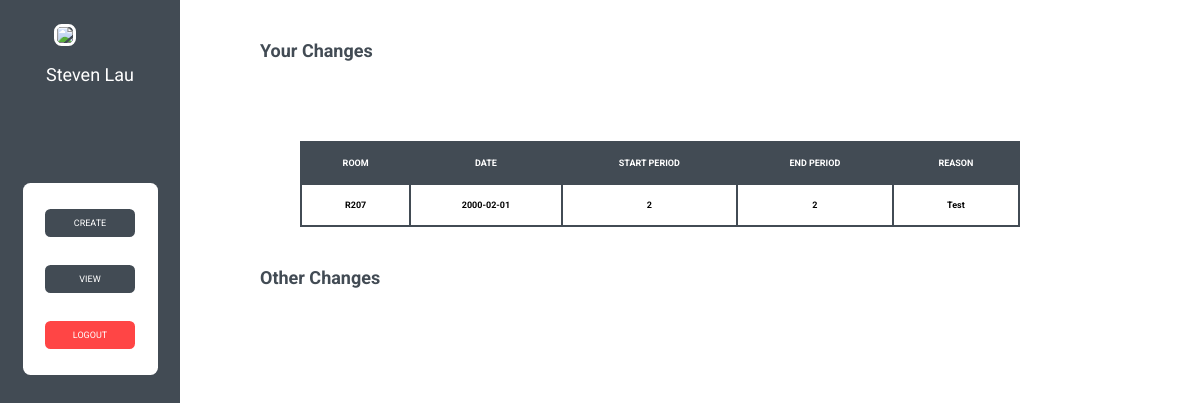
The page /view (signed in) on the database as committed earlier.
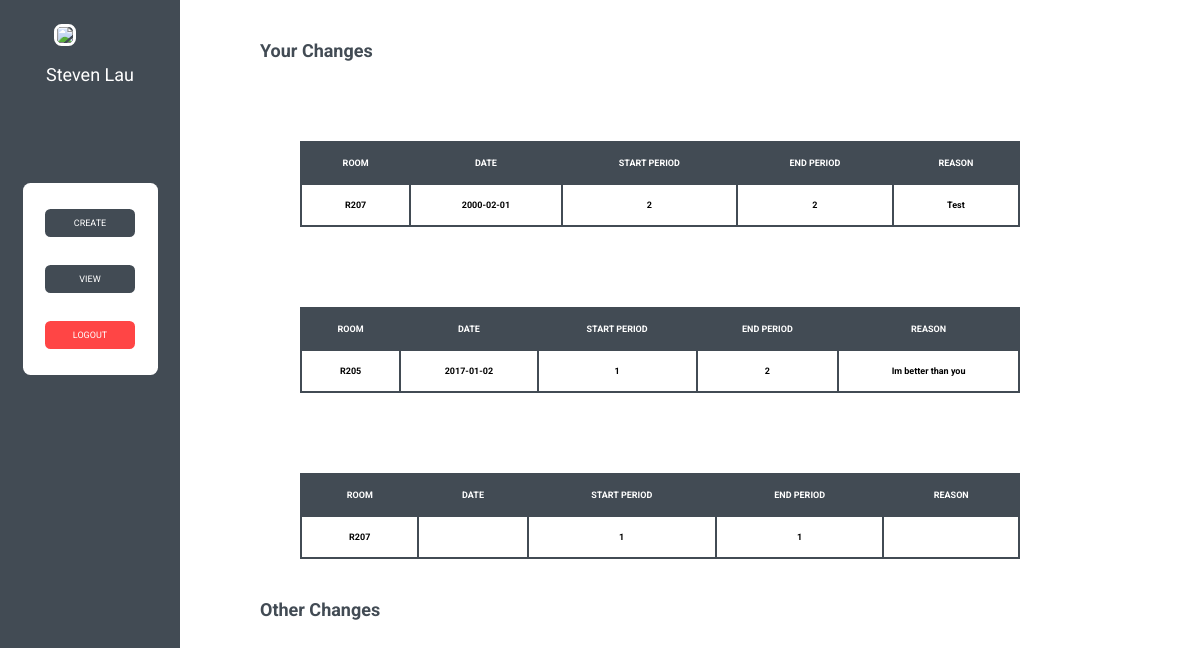
The same page on the database as committed later.
### tables this page shows
CREATE TABLE "CHANGES" (
	`room`	TEXT,
	`day`	TEXT NOT NULL,
	`startPeriod`	INTEGER NOT NULL,
	`endPeriod`	INTEGER NOT NULL,
	`changedTeacherID`	TEXT NOT NULL,
	`reason`	TEXT NOT NULL,
	`teacherID`	TEXT
);

### main.py (the view)
@app.route('/view', methods=['GET', 'POST'])
@loginRequired
def viewChanges():
    if request.method == "POST":
        buttonRequest = request.form['button']
        if buttonRequest == "view":
            return redirect("/view")
        elif buttonRequest == "create":
            return redirect("/home")
        elif buttonRequest == "logout":
            session.pop("userEmail", None)
            return redirect("/login")
    elif request.method == "GET":
        databaseCollection = database.execute("SELECT room, day, startPeriod, endPeriod, reason FROM CHANGES WHERE changedTeacherID = ?", (findStaffInfo()['name'],)).fetchall()
        databaseCollection1 = database.execute("SELECT room, day, startPeriod, endPeriod, reason, changedTeacherID FROM CHANGES WHERE teacherID = ?", (findStaffInfo()['name'],)).fetchall()
        return render_template('view.html', yourChanges=databaseCollection, changes=databaseCollection1, staffUser=findStaffInfo())

### main.py (called while the page is built)
def loggedIn():
    return "userEmail" in session

def findStaffInfo():
    name = database.execute("SELECT name FROM staff WHERE email = ?", (session["userEmail"],)).fetchone()[0]
    userImage = "https://schoolbox.bbc.qld.edu.au/portrait.php?userId=" + str(database.execute("SELECT schoolboxstaffId FROM staff WHERE email = ?", (session["userEmail"],)).fetchone()[0]) + "&size=profile"
    return {"name":name, "userImg":userImage}

def loginRequired(f):
    @wraps(f)
    def wrap(*args, **kwargs):
        if loggedIn():
            return f(*args, **kwargs)
        else:
            return redirect("/login")
    return wrap

### templates/view.html (shortened to what this page needs)
{% extends "sidebar.html" %}
{% block content %}
{% block user %}{{staffUser.name}}{% endblock %}
<p id="title2">Your Changes</p>
{% for n in yourChanges %}
<table id="view-table">
    <tr>
        <th>ROOM</th>
        <th>DATE</th>
        <th>START PERIOD</th>
        <th>END PERIOD</th>
        <th>REASON</th>
    </tr>
    <tr>
        <th>{{n[0]}}</th>
        <th>{{n[1]}}</th>
        <th>{{n[2]}}</th>
        <th>{{n[3]}}</th>
        <th>{{n[4]}}</th>
</table>
{% endfor %}
<p id="title2">Other Changes</p>
{% endblock %}

Rows that differ between the two databases and show on the page:
added CHANGES: room "R205", day "2017-01-02", startPeriod "1", endPeriod "2", reason "Im better than you"
added CHANGES: room "R207", startPeriod "1", endPeriod "1"
